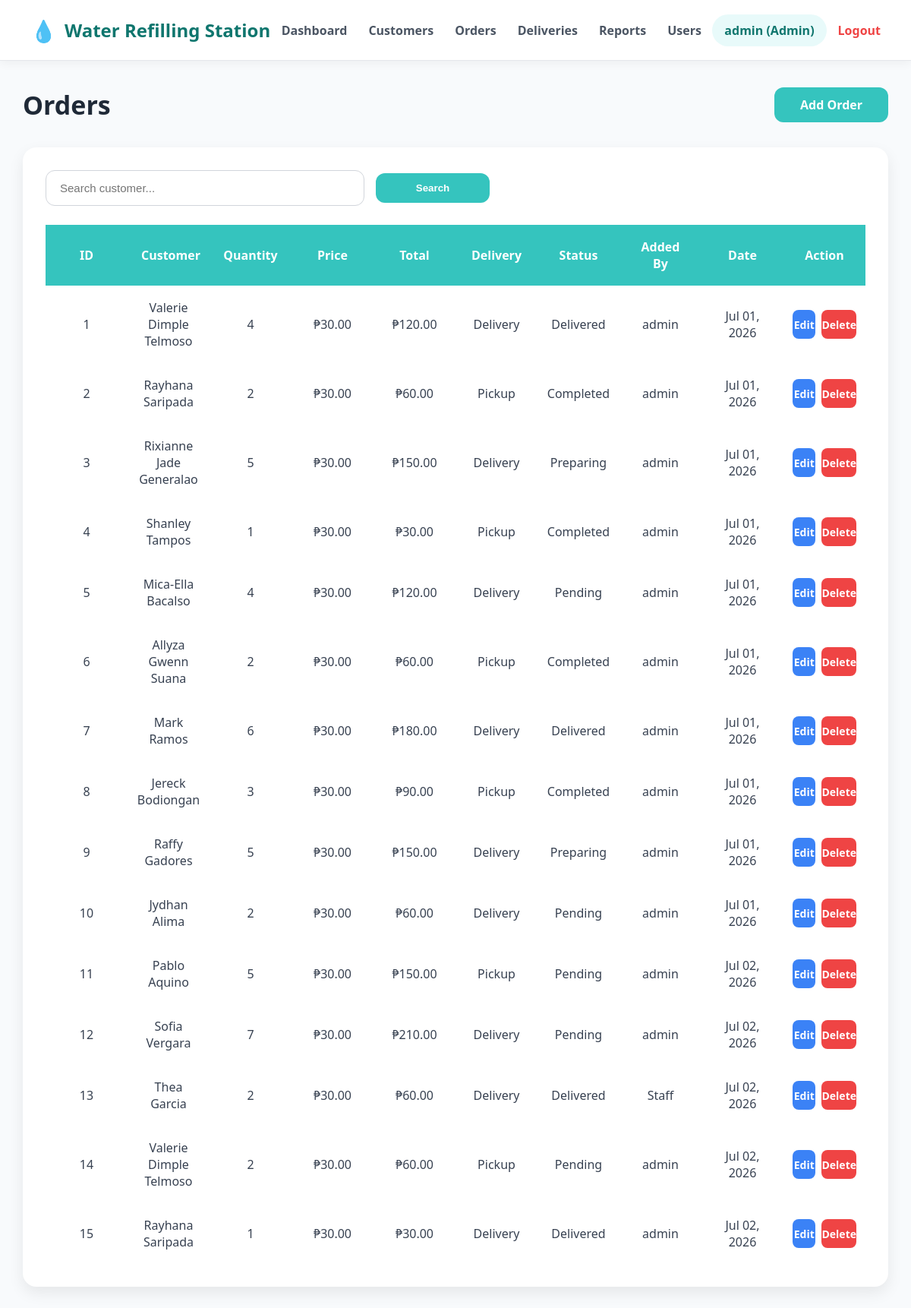
Screenshot of /orders.php (signed in) with the database file from the repository.
### tables this page shows
CREATE TABLE `orders` (
  `orderID` int(11) NOT NULL,
  `customerID` int(11) DEFAULT NULL,
  `added_by` int(11) DEFAULT NULL,
  `quantity` int(11) DEFAULT NULL,
  `pricePerGallon` decimal(10,2) DEFAULT NULL,
  `totalPrice` decimal(10,2) DEFAULT NULL,
  `deliveryType` enum('Pickup','Delivery') DEFAULT NULL,
  `orderStatus` enum('Pending','Preparing','Delivered','Completed') DEFAULT 'Pending',
  `created_at` timestamp NOT NULL DEFAULT current_timestamp()
);

CREATE TABLE `customers` (
  `customerID` int(11) NOT NULL,
  `customerName` varchar(50) DEFAULT NULL,
  `contactNumber` varchar(20) DEFAULT NULL,
  `address` text DEFAULT NULL,
  `created_at` timestamp NOT NULL DEFAULT current_timestamp()
);

CREATE TABLE `users` (
  `userID` int(11) NOT NULL,
  `username` varchar(50) DEFAULT NULL,
  `email` varchar(50) DEFAULT NULL,
  `password_hash` varchar(255) NOT NULL,
  `role` enum('admin','staff') DEFAULT 'staff',
  `created_at` timestamp NOT NULL DEFAULT current_timestamp()
);

### auth.php (called while the page is built, shortened)
<?php
function isAdmin() {
    return isset($_SESSION['role']) &&
           $_SESSION['role'] === 'admin';
}
?>

### orders.php (the view, shortened to what this page needs)
<?php
require_once 'auth.php';
require_once 'config.php';
$search = $_GET['search'] ?? '';
$search = $conn->real_escape_string($search);
$sql = "
SELECT
    o.orderID,
    c.customerName,
    o.quantity,
    o.pricePerGallon,
    o.totalPrice,
    o.deliveryType,
    o.orderStatus,
    u.username,
    o.created_at
FROM orders o
INNER JOIN customers c
    ON o.customerID = c.customerID
INNER JOIN users u
    ON o.added_by = u.userID
WHERE c.customerName LIKE '%$search%'
ORDER BY o.orderID ASC
";
$result = $conn->query($sql);
?>
<!DOCTYPE html>
<html>
<head>
    <link rel="stylesheet" href="style.css">
</head>
<body>
    <?php include 'navbar.php'; ?>
    <div class="container">
        <div class="pageHeader">
            <div>
                <h1 class="pageTitle">Orders</h1>
            </div>
            <a href="addOrder.php" class="addButton">Add Order</a>
        </div>
        <div class="contentCard">
            <form method="GET" class="searchForm">
                <input type="text" name="search"
                    placeholder="Search customer..."
                    value="<?= htmlspecialchars($search) ?>">
                <button type="submit" class="addButton">Search</button>
            </form>
            <table class="dataTable">
                <thead>
                    <tr>
                        <th>ID</th>
                        <th>Customer</th>
                        <th>Quantity</th>
                        <th>Price</th>
                        <th>Total</th>
                        <th>Delivery</th>
                        <th>Status</th>
                        <th>Added By</th>
                        <th>Date</th>
                        <th>Action</th>
                    </tr>
                </thead>
                <tbody>
                    <?php if ($result->num_rows > 0): ?>
                        <?php while ($row = $result->fetch_assoc()): ?>
                            <tr>
                                <td><?= $row['orderID'] ?></td>
                                <td><?= htmlspecialchars($row['customerName']) ?></td>
                                <td><?= $row['quantity'] ?></td>
                                <td>₱<?= number_format($row['pricePerGallon'], 2) ?></td>
                                <td>₱<?= number_format($row['totalPrice'], 2) ?></td>
                                <td><?= htmlspecialchars($row['deliveryType']) ?></td>
                                <td><?= htmlspecialchars($row['orderStatus']) ?></td>
                                <td><?= htmlspecialchars($row['username']) ?></td>
                                <td><?= date("M d, Y", strtotime($row['created_at'])) ?></td>
                                <td>
                                    <div class="actionButtons">
                                        <a href="editOrder.php?id=<?= $row['orderID'] ?>"
                                            class="editButton">Edit</a>
                                        <?php if (isAdmin()): ?>
                                            <a href="deleteOrder.php?id=<?= $row['orderID'] ?>"
                                                class="deleteButton"
                                                onclick="return confirm('Delete this order?')">Delete</a>
                                        <?php endif; ?>
                                    </div>
                                </td>
                            </tr>
                        <?php endwhile; ?>
                    <?php else: ?>
                        <tr>
                            <td colspan="10" class="textCenter">No orders found.</td>
                        </tr>
                    <?php endif; ?>
                </tbody>
            </table>
        </div>
    </div>
</body>
</html>

### style.css (style rules this page uses)
* { margin:0; padding:0; box-sizing:border-box; }
body { font-family:"Segoe UI", Tahoma, Geneva, Verdana, sans-serif; background:#F8FAFC; color:#374151; }
a { text-decoration:none; }
.container { width:95%; max-width:1400px; margin:35px auto; }
.pageHeader { display:flex; justify-content:space-between; align-items:flex-start; margin-bottom:25px; }
.pageTitle { font-size:34px; color:#1F2937; margin-bottom:8px; }
.contentCard { background:#FFFFFF; padding:30px; border-radius:18px; box-shadow:0 8px 20px rgba(0,0,0,.08); }
.searchForm { display:flex; align-items:center; gap:15px; margin-bottom:25px; }
.searchForm input { width:420px; padding:14px 18px; border:1px solid #D1D5DB; border-radius:12px; font-size:15px; outline:none; transition:.3s; }
.dataTable { width:100%; border-collapse:collapse; table-layout:fixed; }
.dataTable th { background:#35C4BE; color:#FFFFFF; padding:18px; text-align:center; font-weight:600; }
.dataTable td { padding:18px 12px; text-align:center; vertical-align:middle; }
.addButton { background:#35C4BE; color:#FFFFFF; padding:12px 24px; border:none; border-radius:12px; display:inline-flex; align-items:center; justify-content:center; gap:8px; font-weight:600; cursor:pointer; transition:0.3s; text-decoration:none; min-width:150px; }
.actionButtons { display:flex; justify-content:center; align-items:center; gap:10px; }
.editButton, .deleteButton { display:inline-flex; align-items:center; justify-content:center; width:70px; height:38px; border-radius:8px; color:#FFFFFF; text-decoration:none; font-size:14px; font-weight:600; transition:.3s; }
.editButton { background:#3B82F6; }
.deleteButton { background:#EF4444; }
.actionButtons { display:flex; justify-content:center; align-items:center; gap:8px; }

### rows the page displays
orders: orderID "1", customerID.customerName "Valerie Dimple Telmoso", quantity "4", pricePerGallon "30.00", totalPrice "120.00", deliveryType "Delivery", orderStatus "Delivered", added_by.username "admin", created_at "Jul 01, 2026"
orders: orderID "2", customerID.customerName "Rayhana Saripada", quantity "2", pricePerGallon "30.00", totalPrice "60.00", deliveryType "Pickup", orderStatus "Completed", added_by.username "admin", created_at "Jul 01, 2026"
orders: orderID "3", customerID.customerName "Rixianne Jade Generalao", quantity "5", pricePerGallon "30.00", totalPrice "150.00", deliveryType "Delivery", orderStatus "Preparing", added_by.username "admin", created_at "Jul 01, 2026"
orders: orderID "4", customerID.customerName "Shanley Tampos", quantity "1", pricePerGallon "30.00", totalPrice "30.00", deliveryType "Pickup", orderStatus "Completed", added_by.username "admin", created_at "Jul 01, 2026"
orders: orderID "5", customerID.customerName "Mica-Ella Bacalso", quantity "4", pricePerGallon "30.00", totalPrice "120.00", deliveryType "Delivery", orderStatus "Pending", added_by.username "admin", created_at "Jul 01, 2026"
orders: orderID "6", customerID.customerName "Allyza Gwenn Suana", quantity "2", pricePerGallon "30.00", totalPrice "60.00", deliveryType "Pickup", orderStatus "Completed", added_by.username "admin", created_at "Jul 01, 2026"
orders: orderID "7", customerID.customerName "Mark Ramos", quantity "6", pricePerGallon "30.00", totalPrice "180.00", deliveryType "Delivery", orderStatus "Delivered", added_by.username "admin", created_at "Jul 01, 2026"
orders: orderID "8", customerID.customerName "Jereck Bodiongan", quantity "3", pricePerGallon "30.00", totalPrice "90.00", deliveryType "Pickup", orderStatus "Completed", added_by.username "admin", created_at "Jul 01, 2026"
orders: orderID "9", customerID.customerName "Raffy Gadores", quantity "5", pricePerGallon "30.00", totalPrice "150.00", deliveryType "Delivery", orderStatus "Preparing", added_by.username "admin", created_at "Jul 01, 2026"
orders: orderID "10", customerID.customerName "Jydhan Alima", quantity "2", pricePerGallon "30.00", totalPrice "60.00", deliveryType "Delivery", orderStatus "Pending", added_by.username "admin", created_at "Jul 01, 2026"
orders: orderID "11", customerID.customerName "Pablo Aquino", quantity "5", pricePerGallon "30.00", totalPrice "150.00", deliveryType "Pickup", orderStatus "Pending", added_by.username "admin", created_at "Jul 02, 2026"
orders: orderID "12", customerID.customerName "Sofia Vergara", quantity "7", pricePerGallon "30.00", totalPrice "210.00", deliveryType "Delivery", orderStatus "Pending", added_by.username "admin", created_at "Jul 02, 2026"
orders: orderID "13", customerID.customerName "Thea Garcia", quantity "2", pricePerGallon "30.00", totalPrice "60.00", deliveryType "Delivery", orderStatus "Delivered", added_by.username "Staff", created_at "Jul 02, 2026"
orders: orderID "14", customerID.customerName "Valerie Dimple Telmoso", quantity "2", pricePerGallon "30.00", totalPrice "60.00", deliveryType "Pickup", orderStatus "Pending", added_by.username "admin", created_at "Jul 02, 2026"
orders: orderID "15", customerID.customerName "Rayhana Saripada", quantity "1", pricePerGallon "30.00", totalPrice "30.00", deliveryType "Delivery", orderStatus "Delivered", added_by.username "admin", created_at "Jul 02, 2026"

### other values shown
getUsername() "admin"
$_SESSION['role'] "Admin"
